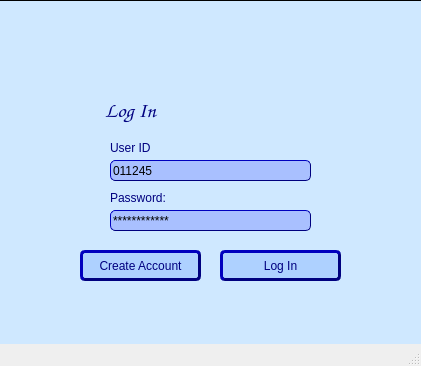
<?xml version="1.0" encoding="UTF-8"?>
<ui version="4.0">
 <class>MainWindow</class>
 <widget class="QMainWindow" name="MainWindow">
  <property name="geometry">
   <rect>
    <x>0</x>
    <y>0</y>
    <width>421</width>
    <height>366</height>
   </rect>
  </property>
  <property name="windowTitle">
   <string>MainWindow</string>
  </property>
  <widget class="QWidget" name="centralwidget">
   <widget class="QLineEdit" name="userId">
    <property name="geometry">
     <rect>
      <x>110</x>
      <y>160</y>
      <width>201</width>
      <height>21</height>
     </rect>
    </property>
    <property name="autoFillBackground">
     <bool>false</bool>
    </property>
    <property name="styleSheet">
     <string notr="true">background-color: rgb(169, 192, 255);
border-style: outset;
border-width: 1px;
border-radius: 5px;
border-color: #00007f;</string>
    </property>
    <property name="inputMask">
     <string/>
    </property>
    <property name="text">
     <string>011245</string>
    </property>
   </widget>
   <widget class="QLineEdit" name="password">
    <property name="geometry">
     <rect>
      <x>110</x>
      <y>210</y>
      <width>201</width>
      <height>21</height>
     </rect>
    </property>
    <property name="styleSheet">
     <string notr="true">background-color: rgb(169, 192, 255);
border-style: outset;
border-width: 1px;
border-radius: 5px;
border-color: #00007f;</string>
    </property>
    <property name="inputMask">
     <string/>
    </property>
    <property name="text">
     <string>************</string>
    </property>
   </widget>
   <widget class="QPushButton" name="createAccount">
    <property name="geometry">
     <rect>
      <x>80</x>
      <y>250</y>
      <width>121</width>
      <height>31</height>
     </rect>
    </property>
    <property name="styleSheet">
     <string notr="true">background-color: rgb(174, 209, 255);
font: 10pt &quot;Comic Sans MS&quot;;
color: #00007f;
border-style: outset;
border-width: 3px;
border-radius: 5px;
border-color: #00007f;
</string>
    </property>
    <property name="text">
     <string>Create Account</string>
    </property>
   </widget>
   <widget class="QPushButton" name="logInButton">
    <property name="geometry">
     <rect>
      <x>220</x>
      <y>250</y>
      <width>121</width>
      <height>31</height>
     </rect>
    </property>
    <property name="styleSheet">
     <string notr="true">background-color: rgb(174, 209, 255);
font: 10pt &quot;Comic Sans MS&quot;;
color: #00007f;
border-style: outset;
border-width: 3px;
border-radius: 5px;
border-color: #00007f;
</string>
    </property>
    <property name="text">
     <string>Log In</string>
    </property>
   </widget>
   <widget class="QLabel" name="label_2">
    <property name="geometry">
     <rect>
      <x>110</x>
      <y>140</y>
      <width>55</width>
      <height>16</height>
     </rect>
    </property>
    <property name="styleSheet">
     <string notr="true">font: 10pt &quot;Comic Sans MS&quot;;</string>
    </property>
    <property name="text">
     <string>&lt;html&gt;&lt;head/&gt;&lt;body&gt;&lt;p&gt;&lt;span style=&quot; color:#00007f;&quot;&gt;User ID&lt;/span&gt;&lt;/p&gt;&lt;/body&gt;&lt;/html&gt;</string>
    </property>
   </widget>
   <widget class="QLabel" name="label_3">
    <property name="geometry">
     <rect>
      <x>110</x>
      <y>190</y>
      <width>71</width>
      <height>16</height>
     </rect>
    </property>
    <property name="styleSheet">
     <string notr="true">font: 10pt &quot;Comic Sans MS&quot;;</string>
    </property>
    <property name="text">
     <string>&lt;html&gt;&lt;head/&gt;&lt;body&gt;&lt;p&gt;&lt;span style=&quot; color:#00007f;&quot;&gt;Password:&lt;/span&gt;&lt;/p&gt;&lt;/body&gt;&lt;/html&gt;</string>
    </property>
   </widget>
   <widget class="QLabel" name="label_4">
    <property name="geometry">
     <rect>
      <x>-30</x>
      <y>0</y>
      <width>481</width>
      <height>371</height>
     </rect>
    </property>
    <property name="autoFillBackground">
     <bool>false</bool>
    </property>
    <property name="styleSheet">
     <string notr="true">

background-color: rgb(207, 232, 255);
</string>
    </property>
    <property name="frameShape">
     <enum>QFrame::Panel</enum>
    </property>
    <property name="text">
     <string/>
    </property>
   </widget>
   <widget class="QLabel" name="label_12">
    <property name="geometry">
     <rect>
      <x>30</x>
      <y>90</y>
      <width>201</width>
      <height>41</height>
     </rect>
    </property>
    <property name="font">
     <font>
      <family>Comic Sans MS</family>
      <pointsize>16</pointsize>
     </font>
    </property>
    <property name="styleSheet">
     <string notr="true"/>
    </property>
    <property name="text">
     <string>&lt;html&gt;&lt;head/&gt;&lt;body&gt;&lt;p&gt;&lt;span style=&quot; color:#00007f;&quot;&gt;Log In&lt;/span&gt;&lt;/p&gt;&lt;/body&gt;&lt;/html&gt;</string>
    </property>
    <property name="alignment">
     <set>Qt::AlignCenter</set>
    </property>
   </widget>
   <widget class="QLabel" name="label">
    <property name="geometry">
     <rect>
      <x>190</x>
      <y>40</y>
      <width>71</width>
      <height>61</height>
     </rect>
    </property>
    <property name="text">
     <string/>
    </property>
    <property name="pixmap">
     <pixmap>login.png</pixmap>
    </property>
   </widget>
   <zorder>label_4</zorder>
   <zorder>userId</zorder>
   <zorder>password</zorder>
   <zorder>createAccount</zorder>
   <zorder>logInButton</zorder>
   <zorder>label_2</zorder>
   <zorder>label_3</zorder>
   <zorder>label_12</zorder>
   <zorder>label</zorder>
  </widget>
  <widget class="QMenuBar" name="menubar">
   <property name="geometry">
    <rect>
     <x>0</x>
     <y>0</y>
     <width>421</width>
     <height>18</height>
    </rect>
   </property>
  </widget>
  <widget class="QStatusBar" name="statusbar"/>
 </widget>
 <resources/>
 <connections/>
</ui>
